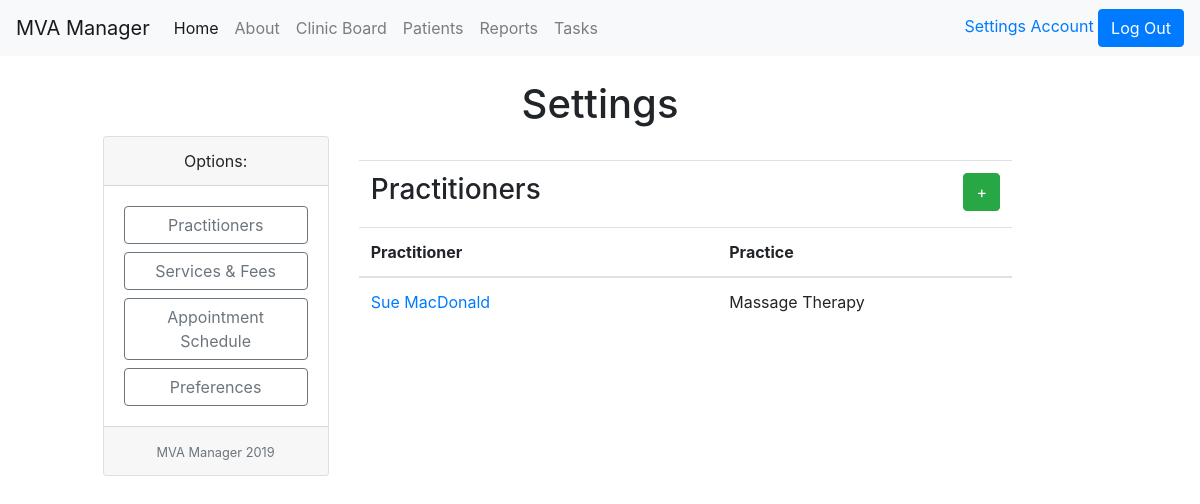
/settings/practitioners (signed in), run on the app's committed database.
### mvaManager/models.py (models this page shows)
class Practitioner(db.Model):
  id = db.Column(db.Integer, primary_key=True)
  firstName = db.Column(db.String(20), nullable=False)
  lastName = db.Column(db.String(20), nullable=False)
  practice = db.Column(db.String(20), nullable=False)
  certificateNumber = db.Column(db.String(10), nullable=False)

### mvaManager/settings/routes.py (the view)
@settings.route('/settings/practitioners')
def practitioners():
  practitioners = Practitioner.query.all()
  return render_template('practitioners/practitioners.html', title="Practitioners", practitioners=practitioners)

### mvaManager/models.py (called while the page is built)
@login_manager.user_loader
def load_user(user_id):
  return User.query.get(int(user_id))

### mvaManager/templates/practitioners/practitioners.html
{% extends "settings.html" %}
  {% block settings %}
  <br>
  <table class="table">
    <thead>
      <tr>
        <td> <h3> Practitioners </h3></td>
        <td style="text-align:right"> <a class="btn btn-success" href="{{ url_for('settings.addpractitioner')}}"> + </a></td>
      </tr>
      <tr>
        <th scope="col"> Practitioner </td>
        <th scope="col"> Practice </td>
      </tr>
    </thead>
    <tbody>
  {% for practitioner in practitioners %}
    <tr>
      <td> <a href="{{ url_for('settings.practitioner', practitioner_id=practitioner.id) }}"> {{ practitioner.firstName }} {{ practitioner.lastName }}</a></td>
      <td> {{ practitioner.practice }}</td>
    </tr>
  {% endfor %}
  </tbody>
</table>
  {% endblock %}

### data on the page
Practitioner: firstName "Sue", lastName "MacDonald", practice "Massage Therapy"
